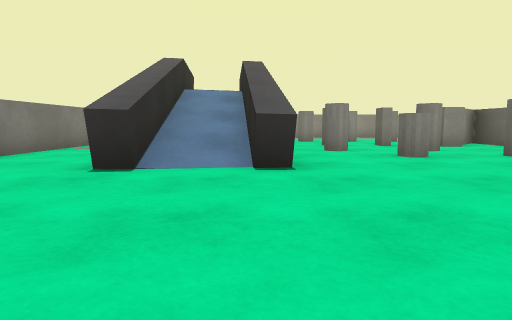
[1] (above)

16 first-person views from a walk through a Unity game level. The camera is 0.55 m above the floor, tilts 6° down and sees 75° across. The floor is counted in squares, 1 m on a side. Each view is taken from the middle of a square. On the plan, view 1 faces up. The plan holds only what a view shows up to about 9 squares ahead; the rest is blank. The place goes on beyond the plan. Surface patterns are stand-ins for the level's own textures.

[2]
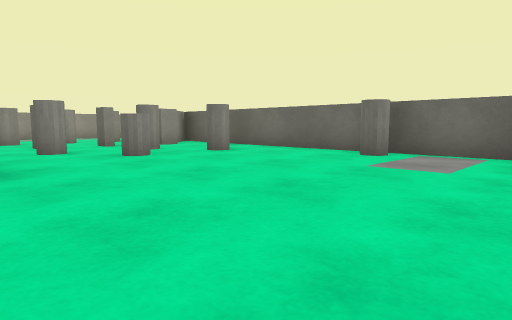

[3]
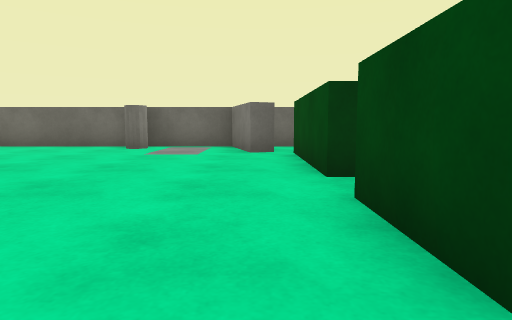

[4]
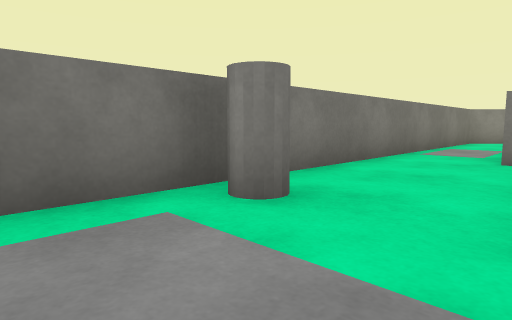

[5]
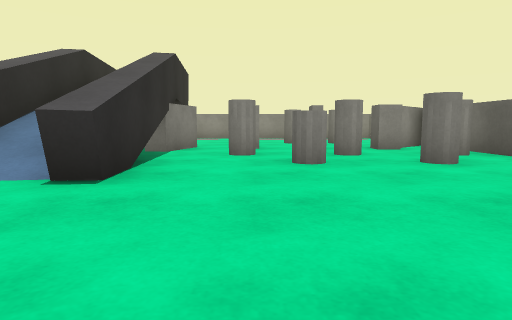

[6]
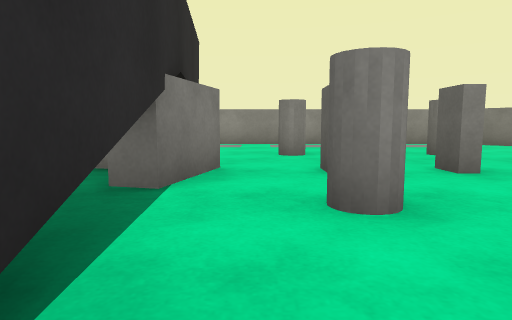

[7]
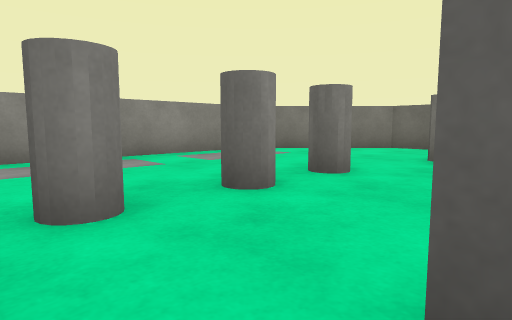

[8]
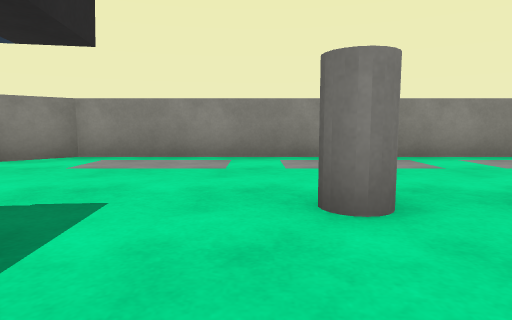

[9]
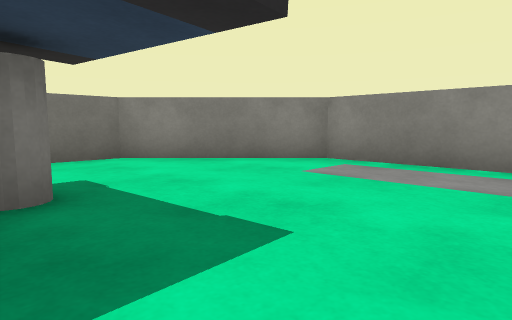

[10]
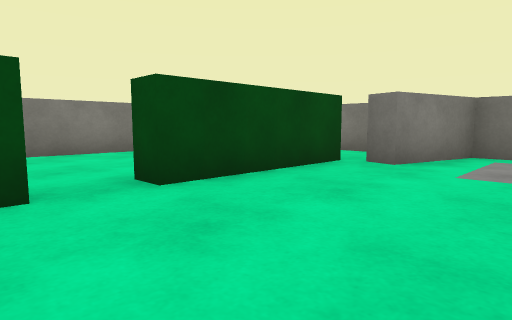

[11]
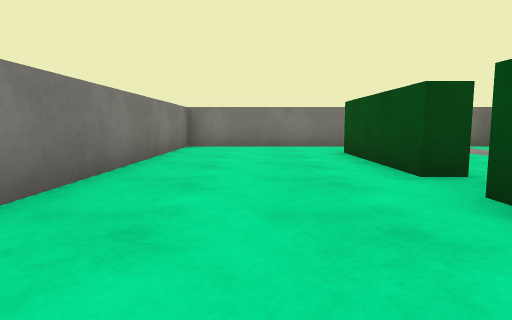

[12]
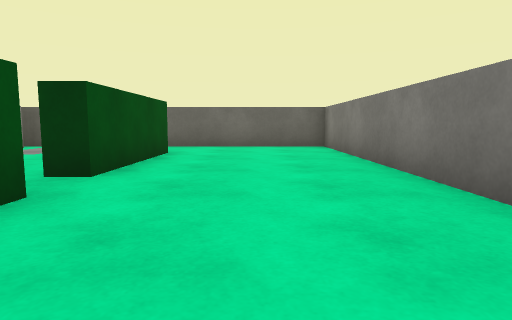

[13]
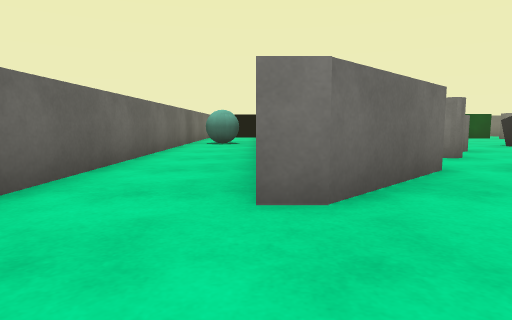

[14]
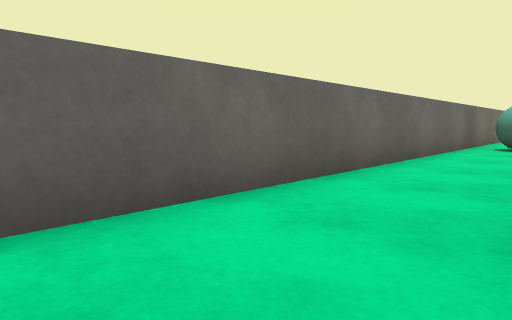

[15]
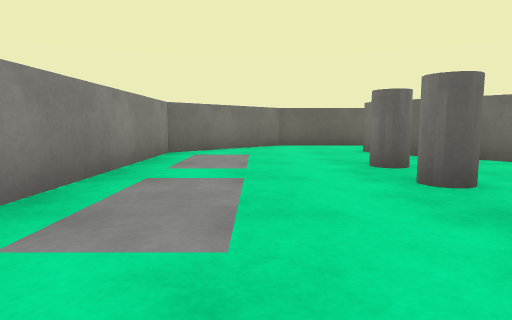

[16]
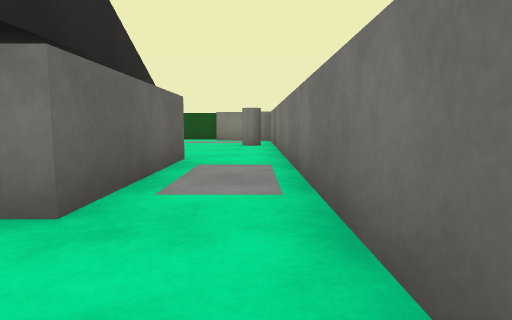

### Floor plan
Key: @ floor where view 1 was taken; # wall or solid block; . main floor; : floor 1.45 m higher than the main floor; / step, stairs or slope; B ball; O other object.
Columns run from 5 left of view 1 to 9 right of it. Each row starts with its distance up from view 1.
 15   ############
 14  ##..........##
 13 ##............#
 12 #.............#
 11 #......OOO....#
 10 #.#O/.....###.#
  9 #.##:O.#..O.#.#
  8 #.##/#......#.#
  7 #.##/#.O.O.O#.#
  6 #..#/#..O.O.#.#
  5 #..#/#......#.#
  4 #..#........#.#
  3 #O.........O#B#
  2 #...........#.#
  1 #...........# #
  0 ###..@....###
 -1 #..###.###..#
 -2 #...........#
 -3 #...........#
 -4 #...........#
 -5 #############

Positions as (right, up) in squares from view 1, and headings:
1: (0, 0), facing up
2: (0, 0), facing up-right
3: (-2, 0), facing right
4: (-2, 1), facing up-left
5: (2, 1), facing up
6: (1, 5), facing up
7: (1, 9), facing up-right
8: (1, 9), facing up
9: (1, 10), facing up-left
10: (2, 2), facing down-left
11: (4, -3), facing left
12: (-2, -3), facing right
13: (7, 13), facing down
14: (7, 12), facing down-right
15: (0, 13), facing right
16: (-4, 12), facing down
